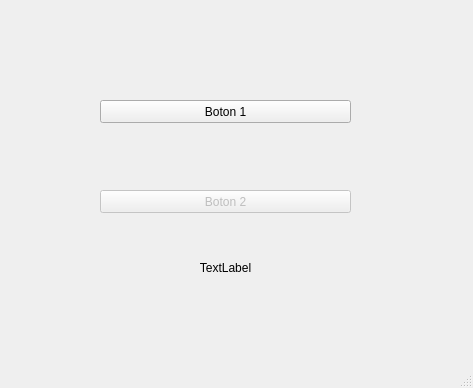
<?xml version="1.0" encoding="UTF-8"?>
<ui version="4.0">
 <class>MainWindow</class>
 <widget class="QMainWindow" name="MainWindow">
  <property name="geometry">
   <rect>
    <x>0</x>
    <y>0</y>
    <width>473</width>
    <height>388</height>
   </rect>
  </property>
  <property name="windowTitle">
   <string>MainWindow</string>
  </property>
  <widget class="QWidget" name="centralwidget">
   <widget class="QPushButton" name="Boton1">
    <property name="enabled">
     <bool>true</bool>
    </property>
    <property name="geometry">
     <rect>
      <x>100</x>
      <y>100</y>
      <width>251</width>
      <height>23</height>
     </rect>
    </property>
    <property name="text">
     <string>Boton 1</string>
    </property>
   </widget>
   <widget class="QPushButton" name="pushButton_2">
    <property name="enabled">
     <bool>false</bool>
    </property>
    <property name="geometry">
     <rect>
      <x>100</x>
      <y>190</y>
      <width>251</width>
      <height>23</height>
     </rect>
    </property>
    <property name="text">
     <string>Boton 2</string>
    </property>
   </widget>
   <widget class="QLabel" name="label">
    <property name="geometry">
     <rect>
      <x>100</x>
      <y>260</y>
      <width>251</width>
      <height>16</height>
     </rect>
    </property>
    <property name="text">
     <string>TextLabel</string>
    </property>
    <property name="alignment">
     <set>Qt::AlignCenter</set>
    </property>
   </widget>
  </widget>
  <widget class="QMenuBar" name="menubar">
   <property name="geometry">
    <rect>
     <x>0</x>
     <y>0</y>
     <width>473</width>
     <height>21</height>
    </rect>
   </property>
  </widget>
  <widget class="QStatusBar" name="statusbar"/>
 </widget>
 <resources/>
 <connections/>
</ui>
